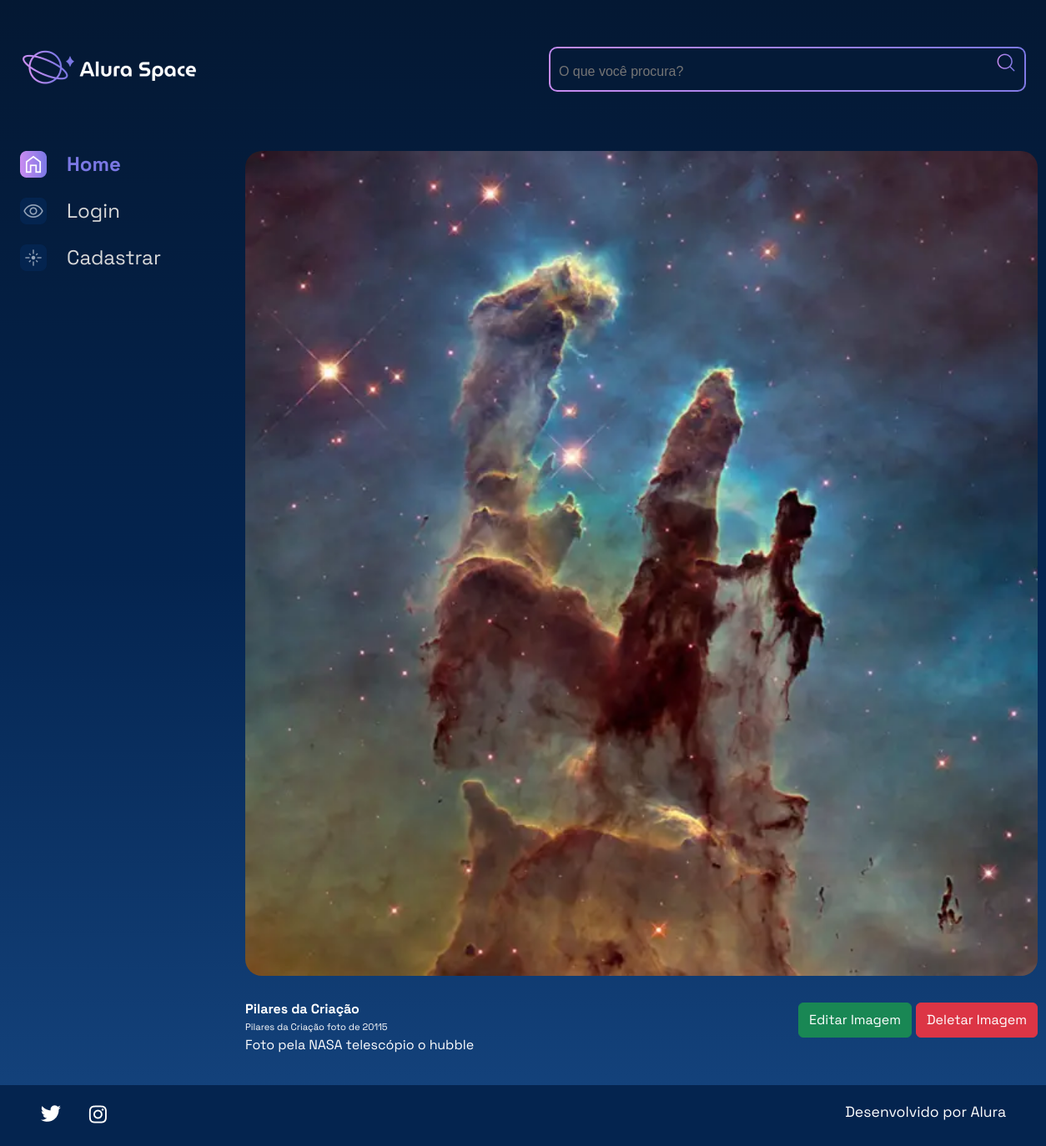
/imagem/3/, run on the app's committed database.
### apps/galeria/models.py (models this page shows, shortened)
class Fotografia(models.Model):
    OPECOES_CATEGORIA = [
        ("NEBULOSA", "Nebulosa"),
        ("ESTRELA", "Estrela"),
        ("GALAXIA", "Galáxia"),
        ("PLANETA", "Planeta"),
    ]
    nome = models.CharField(max_length=100, null=False, blank=False)
    legenda = models.CharField(max_length=200, null=False, blank=False)
    categoria = models.CharField(max_length=100, choices=OPECOES_CATEGORIA, default="")
    descricao = models.TextField(null=False, blank=False)
    foto = models.ImageField(upload_to="fotos/%Y/%m/%d/", blank=False, null=False)
    publicada = models.BooleanField(default=True)
    data_fotografia = models.DateTimeField(default=datetime.now, blank=False)
    usuario = models.ForeignKey(to=User, on_delete=models.SET_NULL, null=True, blank=False, related_name="user")

### apps/galeria/views.py (the view)
# urls.py: path('imagem/<int:foto_id>/', imagem, name='imagem'),
def imagem(request, foto_id):
   fotografia = get_object_or_404(Fotografia, pk=foto_id)
   return render(request, 'galeria/imagem.html', {"fotografia": fotografia})

### templates/galeria/imagem.html
{% extends 'shared/base.html' %}
{% load static %}
{% block content %}
<section class="conteudo">
    <section class="imagem">
        <div class="imagem__conteudo">
            {% if fotografia.foto %}
                <img class="imagem__imagem" src="{{ fotografia.foto.url }}" alt="{{ fotografia.nome }}">
            {% else %}
                <img class="imagem__imagem" src="{% static 'assets/imagens/galeria/not-found.png' %}" alt="foto">
            {% endif %}
            <div class="imagem__info">
                <div class="imagem__texto">
                    <p class="imagem__titulo">{{ fotografia.nome }}</p>
                    <p class="imagem__descricao">{{ fotografia.legenda }}</p>
                    <p class="imagem__texto">{{ fotografia.descricao }}</p>
                </div>
                <div>
                    <a href="{% url 'editar_imagem' fotografia.id %}" class="btn btn-success" style="padding-top: 8px; padding-bottom: 8px; cursor: pointer;">Editar Imagem</a>
                    <a href="{% url 'deletar_imagem' fotografia.id %}" class="btn btn-danger" style="padding-top: 8px; padding-bottom: 8px; cursor: pointer;">Deletar Imagem</a>
                </div>
            </div>
        </div>
    </section>
</section>
{% endblock %}

### setup/static/styles/style.css (style rules this page uses)
html, body, div, span, applet, object, iframe, h1, h2, h3, h4, h5, h6, p, blockquote, pre, a, abbr, acronym, address, big, cite, code, del, dfn, em, img, ins, kbd, q, s, samp, small, strike, strong, sub, sup, tt, var, b, u, i, center, dl, dt, dd, ol, ul, li, fieldset, form, label, legend, table, caption, tbody, tfoot, thead, tr, th, td, article, aside, canvas, details, embed, figure, figcaption, footer, header, hgroup, menu, nav, output, ruby, section, summary, time, mark, audio, video { margin: 0; padding: 0; border: 0; font-size: 100%; font: inherit; vertical-align: baseline; }
article, aside, details, figcaption, figure, footer, header, hgroup, menu, nav, section { display: block; }
body { line-height: 1; font-family: 'Space Grotesk', sans-serif; min-height: 100vh; background: linear-gradient(#041833,#04244F,#154580); background-repeat: no-repeat; background-position: center; background-size: cover; }
.imagem { display: flex; justify-content: center; align-items: center; }
.imagem__conteudo { background-color: transparent; display: flex; flex-direction: column; border-radius: 20px 20px 0 0; width: 950px; }
.imagem__imagem { width: 100%; border-radius: 20px; }
.imagem__info { font-size: 1.2rem; display: flex; justify-content: space-between; align-items: center; margin-bottom: 1rem; margin-top: 1rem; }
.imagem__texto { display: flex; flex-direction: column; justify-content: space-between; color: #FFFFFF; margin-top: 0.5rem; }
.imagem__titulo { font-weight: bold; line-height: 2rem; color: #FFFFFF; }
.imagem__texto { font-size: 1rem; }
.imagem__descricao { font-size: 0.7rem; }
.btn { --bs-btn-padding-x: 0.75rem; --bs-btn-padding-y: 0.375rem; --bs-btn-font-family: ; --bs-btn-font-size: 1rem; --bs-btn-font-weight: 400; --bs-btn-line-height: 1.5; --bs-btn-color: #212529; --bs-btn-bg: transparent; --bs-btn-border-width: 1px; --bs-btn-border-color: transparent; --bs-btn-border-radius: 0.375rem; --bs-btn-hover-border-color: transparent; --bs-btn-box-shadow: inset 0 1px 0 rgba(255, 255, 255, 0.15),0 1px 1px rgba(0, 0, 0, 0.075); --bs-btn-disabled-opacity: 0.65; --bs-btn-focus-box-shadow: 0 0 0 0.25rem rgba(var(--bs-btn-focus-shadow-rgb), .5); display: inline-block; padding: var(--bs-btn-padding-y) var(--bs-btn-padding-x); font-family: var(--bs-btn-font-family); font-size: var(--bs-btn-font-size); font-weight: var(--bs-btn-font-weight); line-height: var(--bs-btn-line-height); color: var(--bs-btn-color); text-align: center; text-decoration: none; vertical-align: middle; cursor: pointer; -webkit-user-select: none; -moz-user-select: none; user-select: none; border: var(--bs-btn-border-width) solid var(--bs-btn-border-color); border-radius: var(--bs-btn-border-radius); background-color: var(--bs-btn-bg); transition: color .15s ease-in-out,background-color .15s ease-in-out,border-color .15s ease-in-out,box-shadow .15s ease-in-out; }
.btn-success { --bs-btn-color: #fff; --bs-btn-bg: #198754; --bs-btn-border-color: #198754; --bs-btn-hover-color: #fff; --bs-btn-hover-bg: #157347; --bs-btn-hover-border-color: #146c43; --bs-btn-focus-shadow-rgb: 60,153,110; --bs-btn-active-color: #fff; --bs-btn-active-bg: #146c43; --bs-btn-active-border-color: #13653f; --bs-btn-active-shadow: inset 0 3px 5px rgba(0, 0, 0, 0.125); --bs-btn-disabled-color: #fff; --bs-btn-disabled-bg: #198754; --bs-btn-disabled-border-color: #198754; }
.btn-danger { color: #fff; background-color: #dc3545; border-color: #dc3545; }

### data on the page
Fotografia: foto (picture), nome "Pilares da Criação", legenda "Pilares da Criação foto de 20115", descricao "Foto pela NASA telescópio o hubble"
